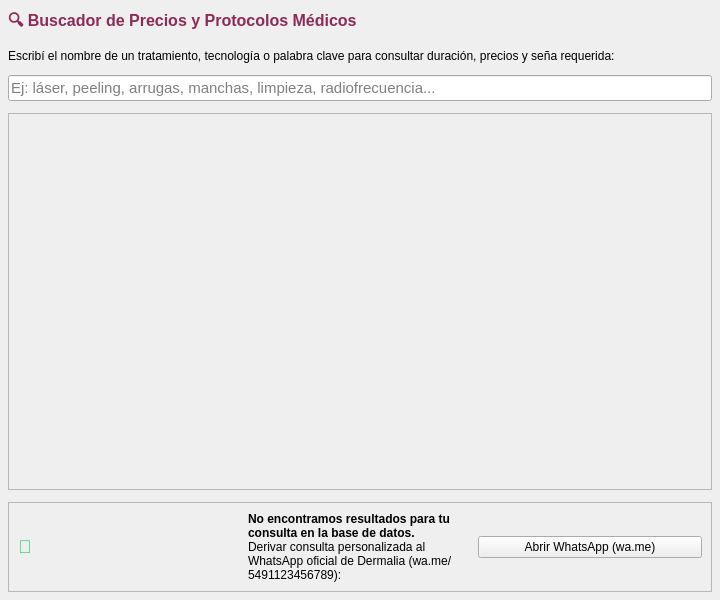
<?xml version="1.0" encoding="UTF-8"?>
<ui version="4.0">
 <class>BuscadorWidget</class>
 <widget class="QWidget" name="BuscadorWidget">
  <property name="geometry">
   <rect>
    <x>0</x>
    <y>0</y>
    <width>720</width>
    <height>600</height>
   </rect>
  </property>
  <property name="windowTitle">
   <string>Buscador de Precios y Protocolos</string>
  </property>
  <layout class="QVBoxLayout" name="mainLayout">
   <property name="spacing">
    <number>12</number>
   </property>
   <property name="leftMargin">
    <number>8</number>
   </property>
   <property name="topMargin">
    <number>8</number>
   </property>
   <property name="rightMargin">
    <number>8</number>
   </property>
   <property name="bottomMargin">
    <number>8</number>
   </property>
   <item>
    <widget class="QLabel" name="lblTitulo">
     <property name="text">
      <string>&lt;b style=&quot;font-size:16px; color:#8e2a59;&quot;&gt;🔍 Buscador de Precios y Protocolos Médicos&lt;/b&gt;</string>
     </property>
    </widget>
   </item>
   <item>
    <widget class="QLabel" name="lblSubtitulo">
     <property name="text">
      <string>Escribí el nombre de un tratamiento, tecnología o palabra clave para consultar duración, precios y seña requerida:</string>
     </property>
     <property name="wordWrap">
      <bool>true</bool>
     </property>
    </widget>
   </item>
   <item>
    <widget class="QLineEdit" name="txtBuscar">
     <property name="placeholderText">
      <string>Ej: láser, peeling, arrugas, manchas, limpieza, radiofrecuencia...</string>
     </property>
     <property name="minimumHeight">
      <number>46</number>
     </property>
     <property name="font">
      <font>
       <pointsize>11</pointsize>
      </font>
     </property>
    </widget>
   </item>
   <item>
    <widget class="QScrollArea" name="scrollResultados">
     <property name="widgetResizable">
      <bool>true</bool>
     </property>
     <widget class="QWidget" name="scrollContent">
      <layout class="QVBoxLayout" name="layoutResultados">
       <property name="spacing">
        <number>10</number>
       </property>
      </layout>
     </widget>
    </widget>
   </item>
   <item>
    <!-- Card de derivación a WhatsApp (RF-07) -->
    <widget class="QFrame" name="frameWhatsApp">
     <property name="visible">
      <bool>false</bool>
     </property>
     <property name="frameShape">
      <enum>QFrame::StyledPanel</enum>
     </property>
     <layout class="QHBoxLayout" name="layoutWa">
      <item>
       <widget class="QLabel" name="lblWaIcon">
        <property name="text">
         <string>&lt;h2 style=&quot;color:#25d366;&quot;&gt;💬&lt;/h2&gt;</string>
        </property>
       </widget>
      </item>
      <item>
       <widget class="QLabel" name="lblWaTexto">
        <property name="text">
         <string>&lt;b&gt;No encontramos resultados para tu consulta en la base de datos.&lt;/b&gt;&lt;br/&gt;Derivar consulta personalizada al WhatsApp oficial de Dermalia (wa.me/5491123456789):</string>
        </property>
        <property name="wordWrap">
         <bool>true</bool>
        </property>
       </widget>
      </item>
      <item>
       <widget class="QPushButton" name="btnWhatsApp">
        <property name="text">
         <string>Abrir WhatsApp (wa.me)</string>
        </property>
        <property name="minimumHeight">
         <number>44</number>
        </property>
       </widget>
      </item>
     </layout>
    </widget>
   </item>
  </layout>
 </widget>
 <resources/>
 <connections/>
</ui>
